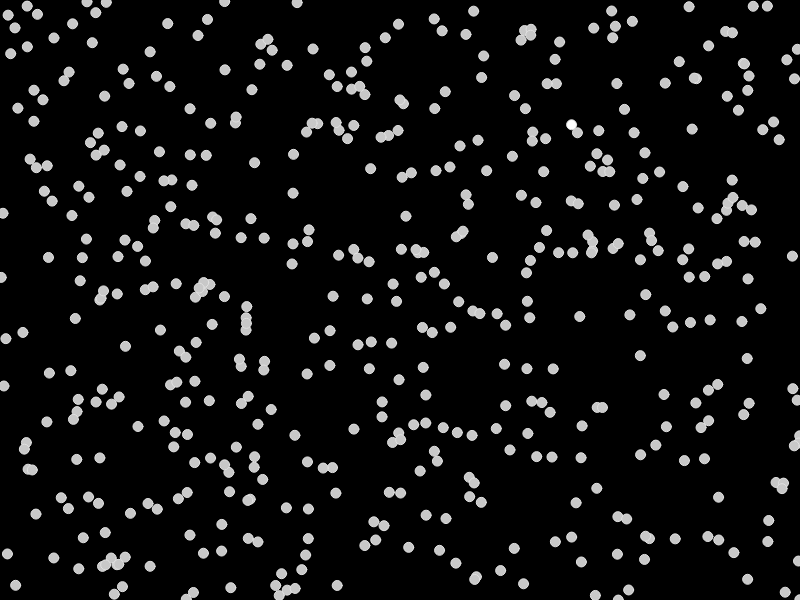
Frame 1 (no input)
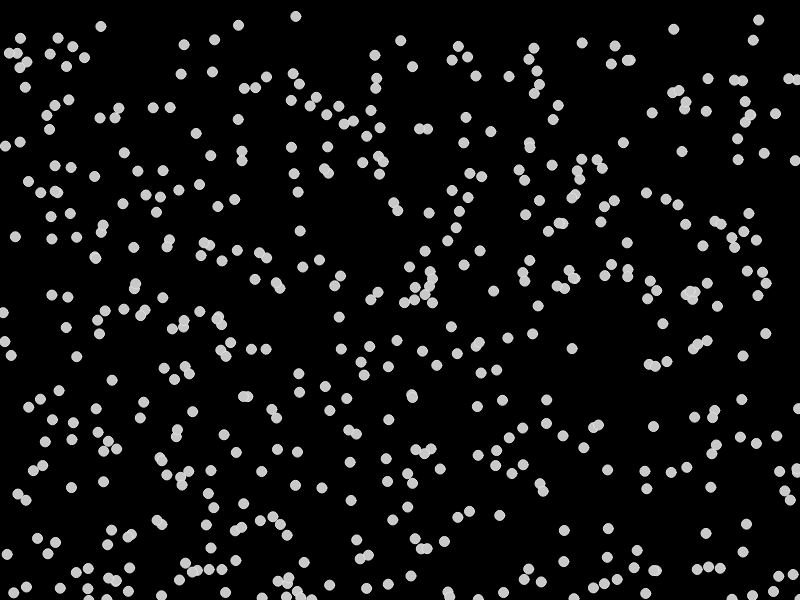
Frame 60 (no input)
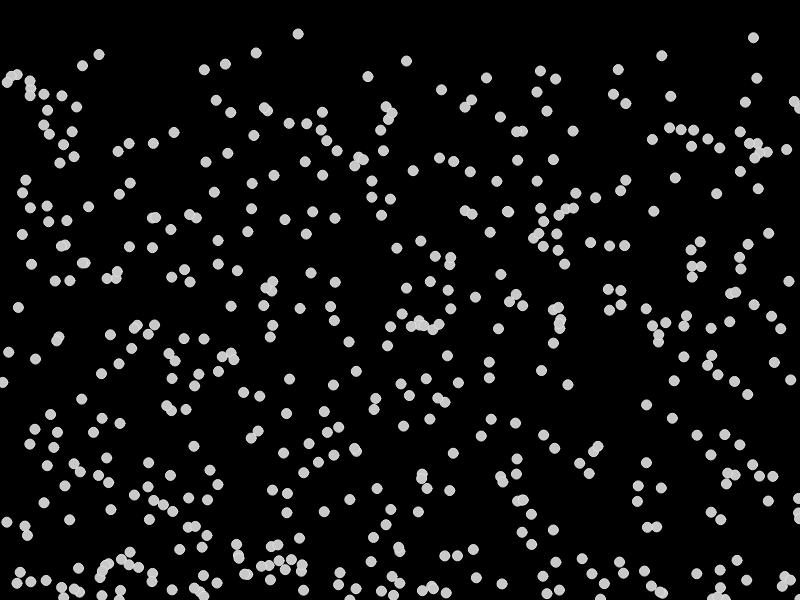
Frame 120 (the mouse pressed at the canvas centre since frame 60)

The p5.js sketch that drew these frames (run headless with seeded random() and noise() and a simulated clock; from frame 60 on, the mouse is pressed at the canvas centre):

// p5.js sketch
// ── sketch.js
let walkerarr = [];

function setup() {
    createCanvas(800, 600);
    for(let i = 0; i < 500; i++){
        let x = random(0,800);
        let y = random(0,600);
        walkerarr.push(new Walker(x,y));
    }
}

function draw() {
    background(0);
    for (const walker of walkerarr){
        walker.step();
        walker.show();
    }
}

// ── Walker.js

class Walker{
    constructor(x,y){
        
        let a = map(noise(random(100000)), 0,1, -1,1);
        let b = noise(random(100000));
        
        this.position = createVector(x,y);
        this.velocity = createVector(a, b);
        this.velocity.limit(8);
        this.acceleration = createVector(0.001, 0.001);
    }

    step(){
        
        if (this.position.x > width || this.position.x < 0){
            this.velocity.mult(-1);
        }

        else if (this.position.y > height || this.position.y < 0){
            this.velocity.mult(-1);
        } else {
            let a = map(noise(random(100000)), 0,1, -1,1);
            let b = map(noise(random(100000)), 0, 1, -1, 1);

        }

        this.position.add(this.velocity);
        this.velocity.add(this.acceleration);
    }

    show(){
        stroke(225)
        circle(this.position.x, this.position.y, 10);
        fill(200);
    }
}
